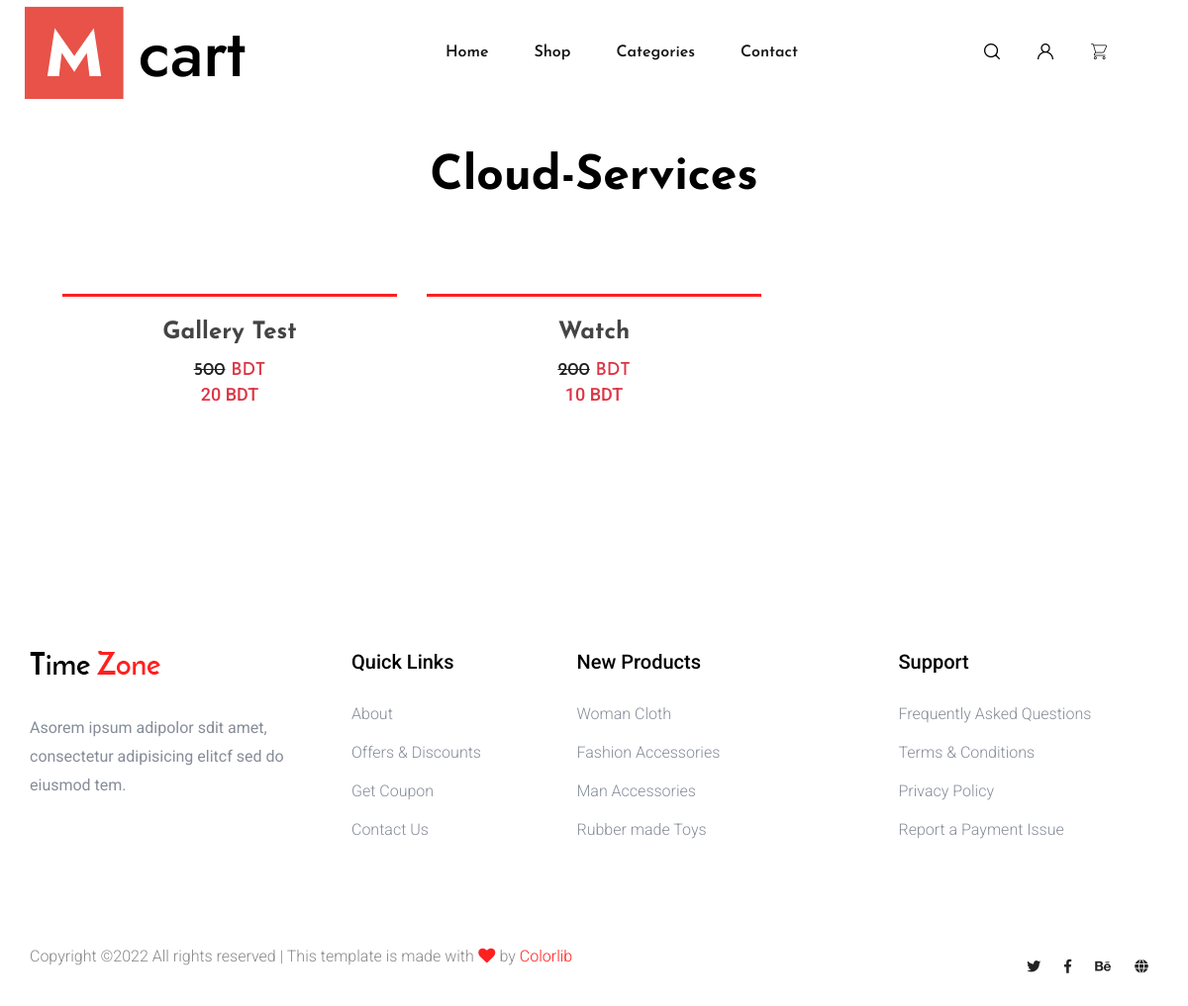
Screenshot of /category.php?category=cloud-services with the database file from the repository.
### tables this page shows
CREATE TABLE `products` (
  `product_id` int(11) NOT NULL,
  `category_id` int(11) NOT NULL,
  `user_id` int(11) NOT NULL,
  `product_name` varchar(255) NOT NULL,
  `feature_image` varchar(255) NOT NULL,
  `gallery` text NOT NULL,
  `description` longtext NOT NULL,
  `quantity` int(11) NOT NULL,
  `price` decimal(10,0) NOT NULL,
  `discount_price` decimal(10,0) NOT NULL
);

### category.php (the view, shortened to what this page needs)
<?php require_once "frontend/partials/header.php" ?>
<?php require_once "config.php" ?>
<?php
if(isset($_REQUEST['category'])):
    $category_slug = $_REQUEST['category'];
    $category_id_sql = "SELECT category_id FROM product_categories WHERE category_slug='$category_slug'";
    $category = $connection->query($category_id_sql);
    foreach ($category as $cat) { }
    $category_id = $cat['category_id'];
    $sql = "SELECT * FROM products WHERE category_id='$category_id'";
    $products = $connection->query($sql);
?>
<main>
     <div class="popular-items p-5">
            <div class="container">
                <div class="row justify-content-center">
                    <div class="col-xl-7 col-lg-8 col-md-10">
                        <div class="section-tittle mb-70 text-center">
                            <h2 class="text-capitalize">
                                <?php echo $_REQUEST['category']; ?>
                            </h2>
                        </div>
                    </div>
                </div>
                <div class="row">
                    <?php foreach ($products as $product): ?>
                    <div class="col-xl-4 col-lg-4 col-md-6 col-sm-6">
                        <div class="single-popular-items mb-50 text-center">
                            <div class="popular-img">
                            </div>
                            <div class="popular-caption">
                                <h3><a href="product.php?id=<?php echo $product['product_id']  ?>"><?php echo $product['product_name'] ?></a></h3>
                                <?php
                                    if($product['discount_price']!=0):
                                ?>
                                <span class="text-danger"><del><?php  echo $product['price'] ?></del> BDT</span>
                                <span class="text-danger h5"><?php  echo $product['discount_price'] ?> BDT</span>
                                <?php else: ?>
                                <span>500 BDT</span>
                                <?php endif ?>
                            </div>
                        </div>
                    </div>
                    <?php endforeach ?>
                </div>
            </div>
        </div>
</main>
<?php endif ?>
<?php require_once 'frontend/partials/footer.php'; ?>

### rows the page displays
products: product_name "Gallery Test", price "500", discount_price "20"
products: product_name "Watch", price "200", discount_price "10"

### other values shown
$_REQUEST['category'] "Cloud-Services"
